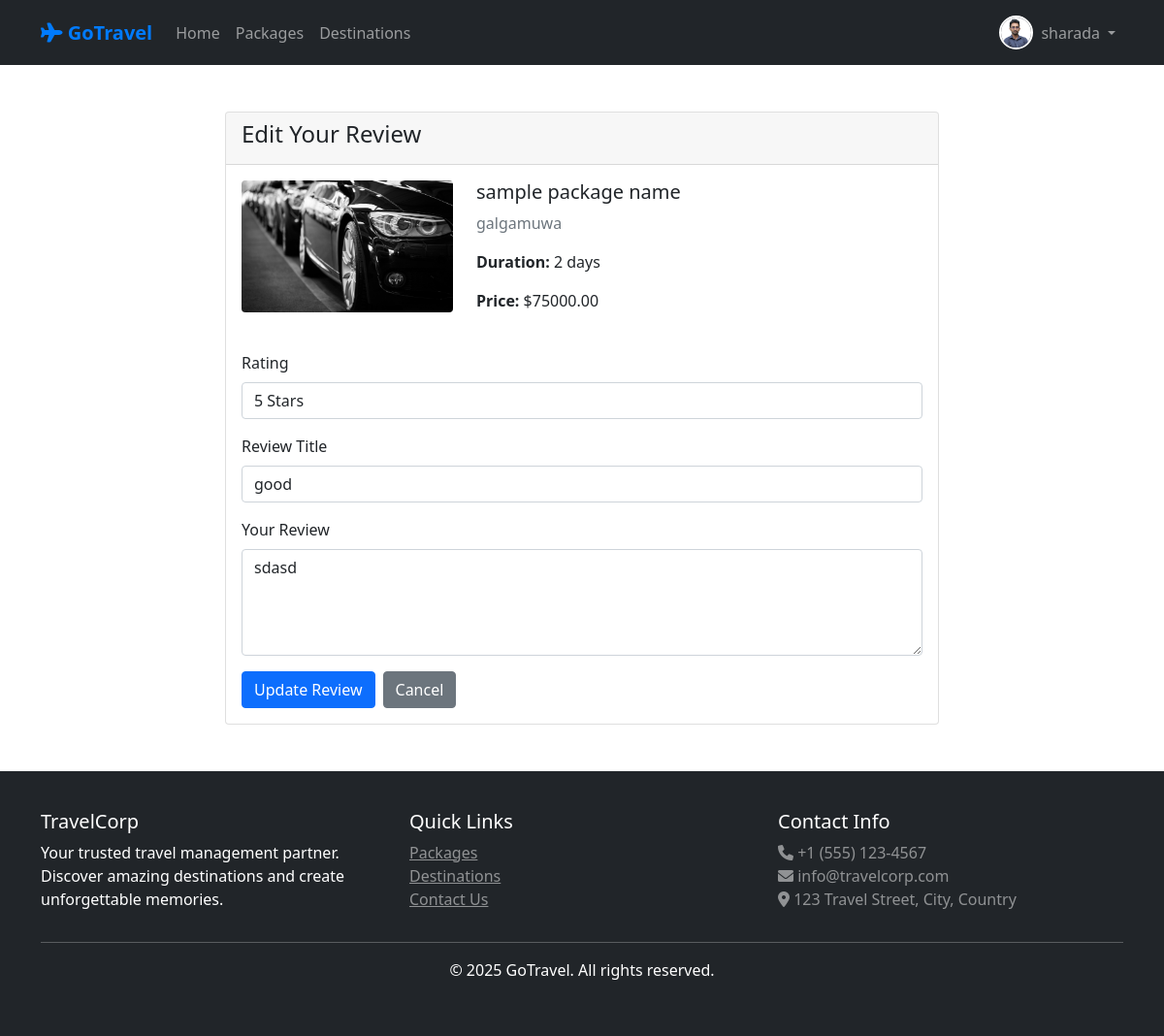
The page /packages/1/review/ (signed in) on the database as committed earlier.
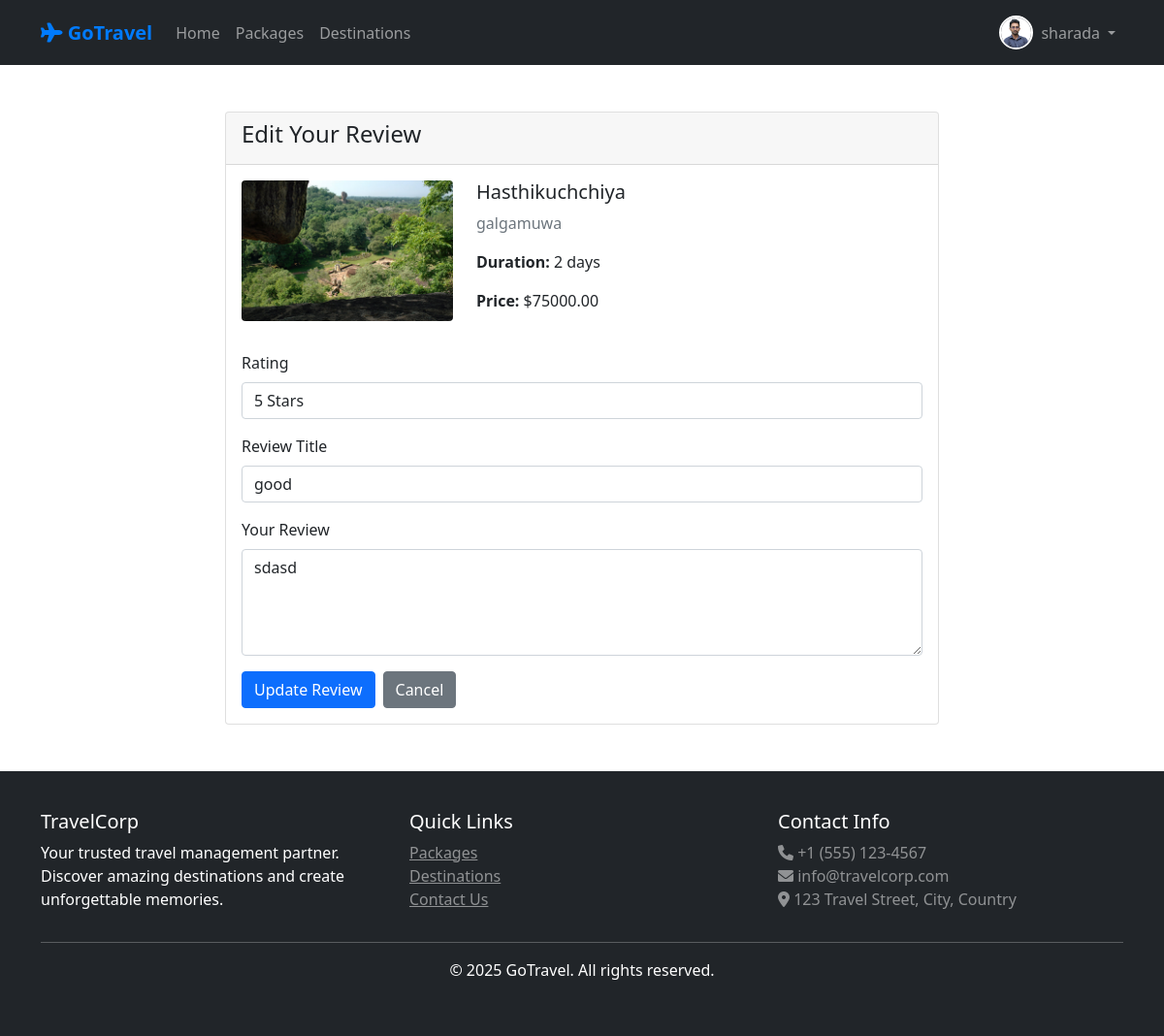
The same page on the database as committed later.
### travel/models.py (models this page shows, shortened)
class Package(models.Model):
    PACKAGE_TYPES = [
        ('tour', 'Tour Package'),
        ('hotel', 'Hotel Package'),
        ('transport', 'Transport Package'),
        ('combo', 'Combo Package'),
    ]
    name = models.CharField(max_length=200)
    destination = models.ForeignKey(Destination, on_delete=models.CASCADE)
    package_type = models.CharField(max_length=20, choices=PACKAGE_TYPES)
    description = models.TextField()
    price = models.DecimalField(max_digits=10, decimal_places=2)
    duration_days = models.IntegerField()
    max_people = models.IntegerField()
    includes = models.TextField(help_text="What's included in the package")
    excludes = models.TextField(help_text="What's not included")
    image = models.ImageField(upload_to='packages/')
    is_active = models.BooleanField(default=True)
    is_featured = models.BooleanField(default=False, help_text="Mark as featured package")
    created_by = models.ForeignKey(User, on_delete=models.CASCADE)
    created_at = models.DateTimeField(auto_now_add=True)
    updated_at = models.DateTimeField(auto_now=True)

class Destination(models.Model):
    name = models.CharField(max_length=200)
    country = models.CharField(max_length=100)
    city = models.CharField(max_length=100)
    description = models.TextField()
    image = models.ImageField(upload_to='destinations/')
    is_active = models.BooleanField(default=True)
    is_popular = models.BooleanField(default=False, help_text="Mark as popular destination")
    created_at = models.DateTimeField(auto_now_add=True)

### travel/views.py (the view)
# urls.py: path('packages/<int:package_id>/review/', views.write_review, name='write_review'),
@login_required
def write_review(request, package_id):
    try:
        package = get_object_or_404(Package, id=package_id, is_active=True)
        has_booking = Booking.objects.filter(
            user=request.user,
            package=package,
            status__in=['confirmed', 'completed']
        ).exists()
        if not has_booking:
            messages.error(request, 'You can only review packages you have booked.')
            return redirect('package_detail', package_id=package_id)
        existing_review = Review.objects.filter(user=request.user, package=package).first()
        if request.method == 'POST':
            form = ReviewForm(request.POST, instance=existing_review)
            if form.is_valid():
                review = form.save(commit=False)
                review.user = request.user
                review.package = package
                review.save()
                messages.success(request, 'Review submitted successfully!')
                return redirect('package_detail', package_id=package_id)
        else:
            form = ReviewForm(instance=existing_review)
        template = loader.get_template('travel/write_review.html')
        context = {
            'package': package,
            'form': form,
            'existing_review': existing_review,
        }
        return HttpResponse(template.render(context, request))
    except:
        messages.error(request, 'Package not found.')
        return redirect('package_list')

### travel/forms.py
class ReviewForm(forms.ModelForm):
    class Meta:
        model = Review
        fields = ['rating', 'title', 'comment']
        widgets = {
            'rating': forms.Select(
                choices=[(i, f'{i} Star{"s" if i != 1 else ""}') for i in range(1, 6)],
                attrs={'class': 'form-control'}
            ),
            'title': forms.TextInput(attrs={'class': 'form-control', 'placeholder': 'Review title'}),
            'comment': forms.Textarea(attrs={'class': 'form-control', 'rows': 4, 'placeholder': 'Write your review here...'}),
        }

### travel/context_processors.py (called while the page is built)
def user_profile(request):
    if request.user.is_authenticated:
        try:
            profile, created = UserProfile.objects.get_or_create(user=request.user)
            return {'user_profile': profile}
        except:
            return {'user_profile': None}
    return {'user_profile': None}

### travel/templates/travel/write_review.html (shortened to what this page needs)
{% extends 'travel/base.html' %}
{% block content %}
<div class="container my-5">
    <div class="row justify-content-center">
        <div class="col-md-8">
            <div class="card">
                <div class="card-header">
                    <h4>
                        {% if existing_review %}
                        Edit Your Review
                        {% else %}
                        Write a Review
                        {% endif %}
                    </h4>
                </div>
                <div class="card-body">
                    <div class="row mb-4">
                        <div class="col-md-4">
                            {% if package.image %}
                            <img src="{{ package.image.url }}" class="img-fluid rounded" alt="{{ package.name }}">
                            {% else %}
                            <div class="bg-light rounded d-flex align-items-center justify-content-center"
                                style="height: 200px;">
                                <i class="fas fa-image fa-3x text-muted"></i>
                            </div>
                            {% endif %}
                        </div>
                        <div class="col-md-8">
                            <h5>{{ package.name }}</h5>
                            <p class="text-muted">{{ package.destination.name }}</p>
                            <p><strong>Duration:</strong> {{ package.duration_days }} days</p>
                            <p><strong>Price:</strong> ${{ package.price }}</p>
                        </div>
                    </div>
                    <form method="post">
                        <div class="mb-3">
                            <label for="{{ form.rating.id_for_label }}" class="form-label">Rating</label>
                            {{ form.rating }}
                        </div>
                        <div class="mb-3">
                            <label for="{{ form.title.id_for_label }}" class="form-label">Review Title</label>
                            {{ form.title }}
                        </div>
                        <div class="mb-3">
                            <label for="{{ form.comment.id_for_label }}" class="form-label">Your Review</label>
                            {{ form.comment }}
                        </div>
                        <div class="d-flex gap-2">
                            <button type="submit" class="btn btn-primary">
                                {% if existing_review %}
                                Update Review
                                {% else %}
                                Submit Review
                                {% endif %}
                            </button>
                            <a href="{% url 'package_detail' package.id %}" class="btn btn-secondary">Cancel</a>
                        </div>
                    </form>
                </div>
            </div>
        </div>
    </div>
</div>
{% endblock %}

Rows that differ between the two databases and show on the page:
changed Package "galgamuwa": image: a different picture; name "sample package name" → "Hasthikuchchiya"
